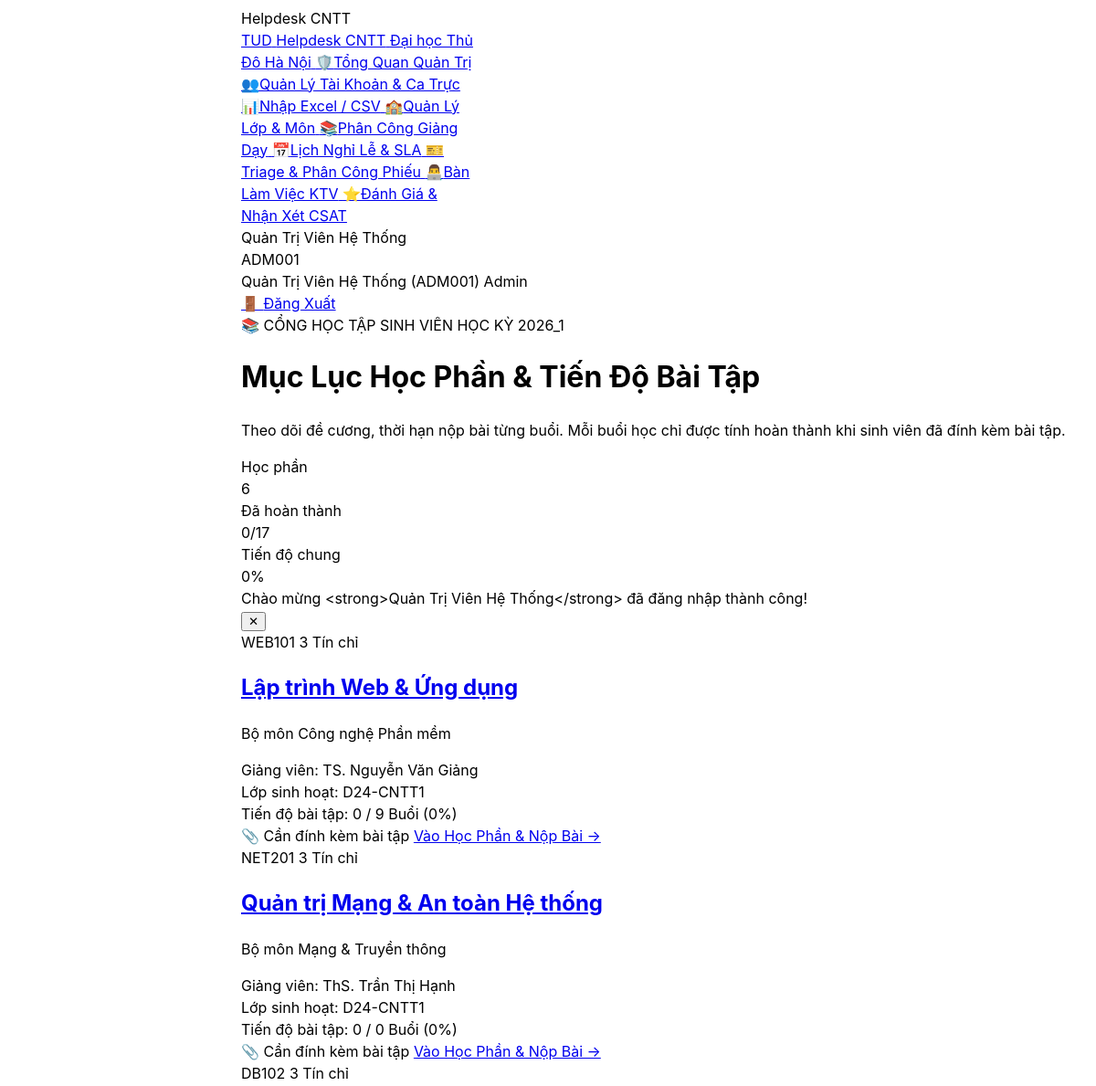
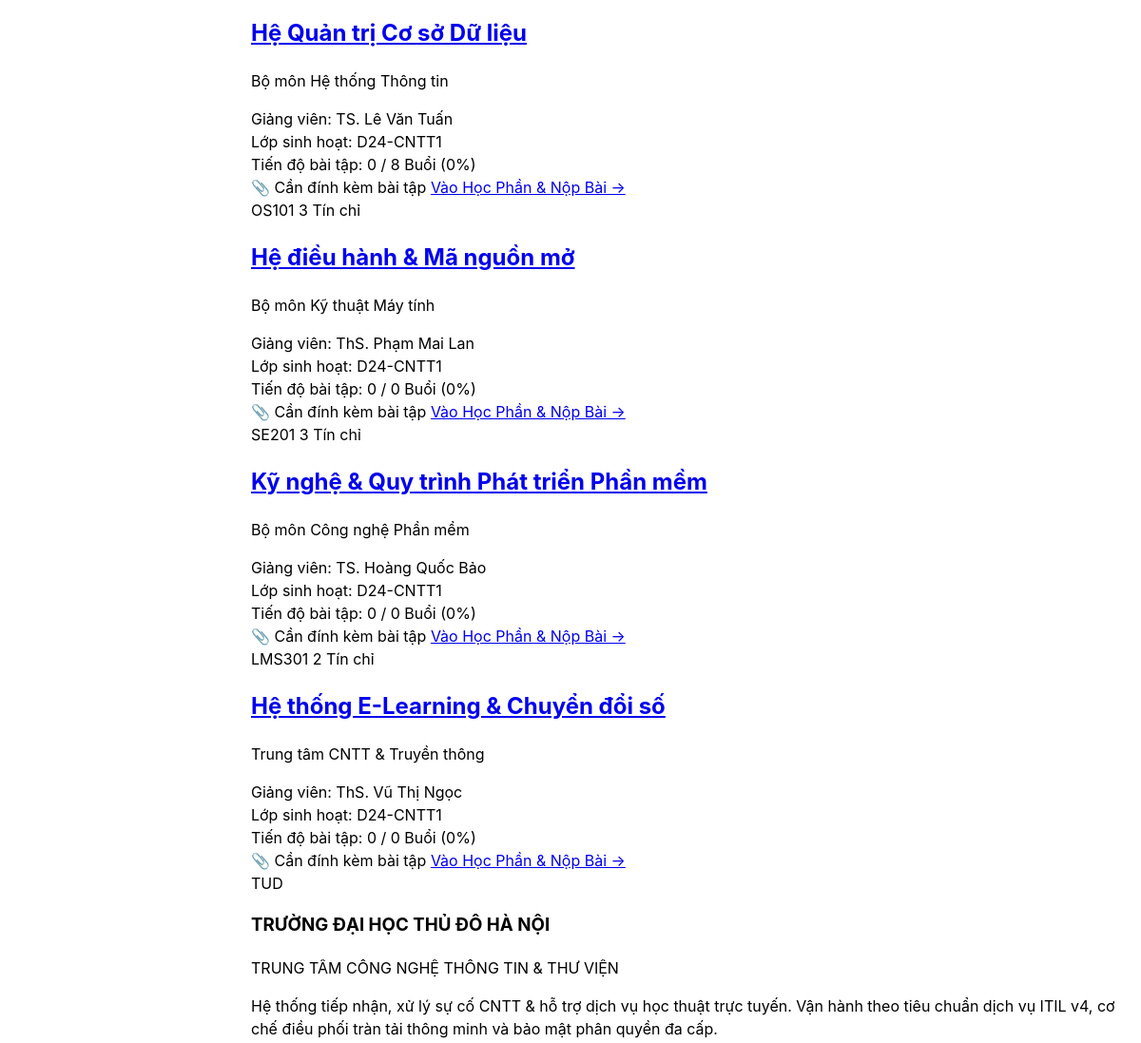
Before: /student/index.php (signed in, upper part) with the older database file (2 pictures, top to bottom).
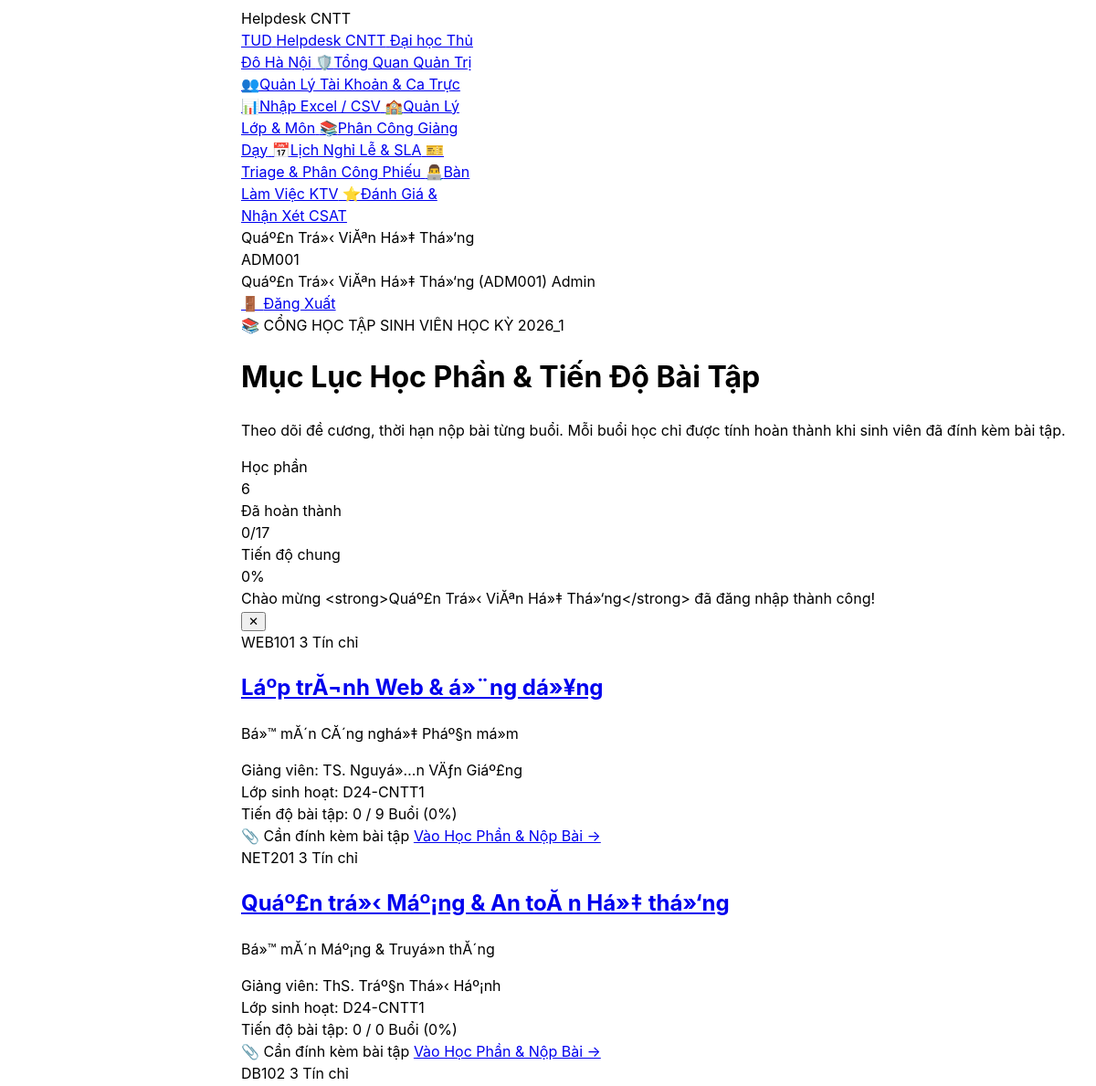
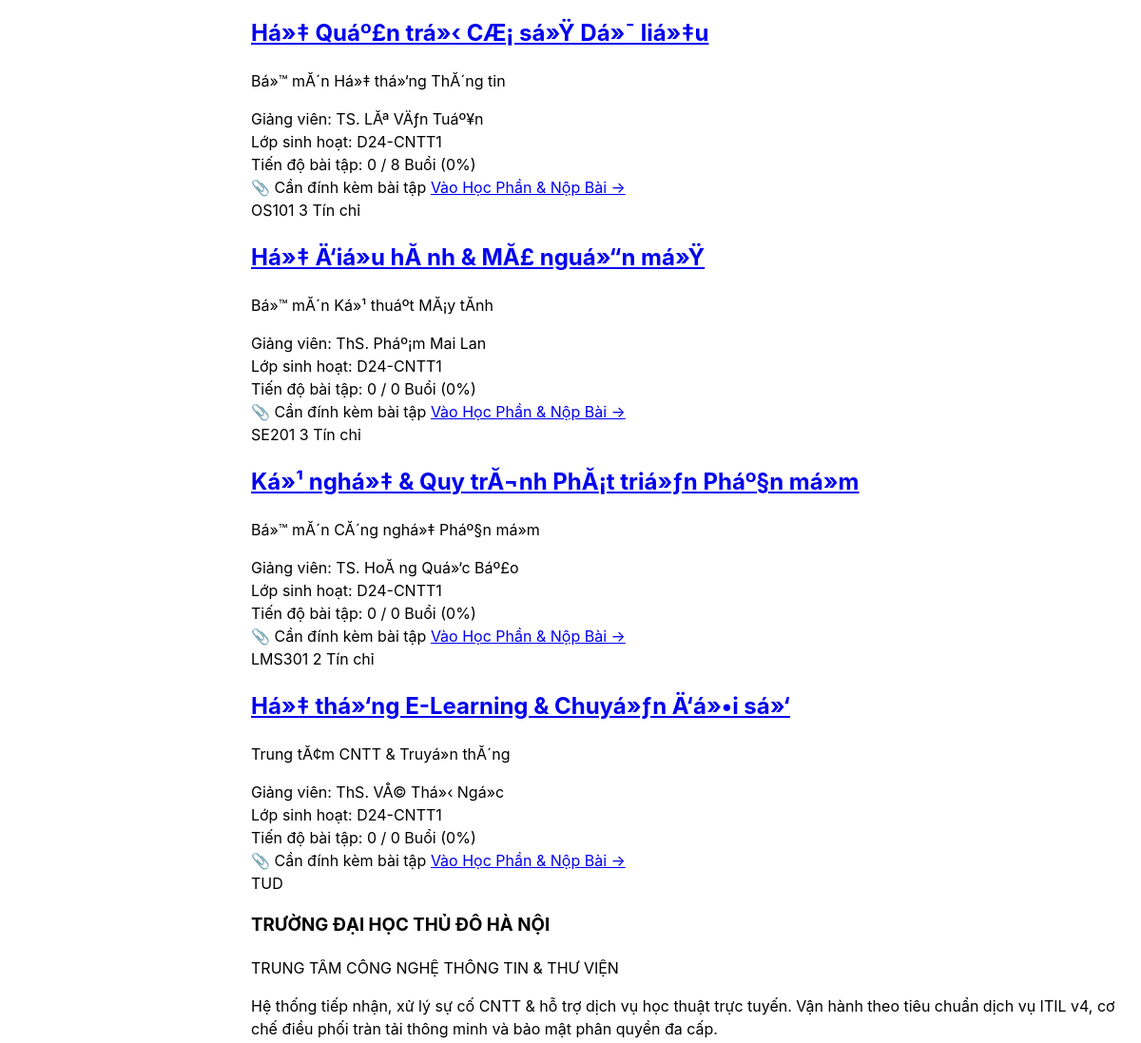
After: the same page with the newer database file (2 pictures, top to bottom).
### tables this page shows
CREATE TABLE `course_assignments` (
  `id` int(10) unsigned NOT NULL AUTO_INCREMENT,
  `class_id` int(10) unsigned NOT NULL,
  `course_id` int(10) unsigned NOT NULL,
  `lecturer_id` int(10) unsigned NOT NULL,
  `semester` varchar(20) NOT NULL DEFAULT '2026_1',
  `academic_year` varchar(20) NOT NULL DEFAULT '2026-2027',
  `created_at` datetime NOT NULL DEFAULT current_timestamp(),
  PRIMARY KEY (`id`),
  UNIQUE KEY `uq_course_class_semester` (`class_id`,`course_id`,`semester`),
  KEY `fk_course_assign_course` (`course_id`),
  KEY `fk_course_assign_lecturer` (`lecturer_id`),
  CONSTRAINT `fk_course_assign_class` FOREIGN KEY (`class_id`) REFERENCES `classes` (`id`) ON DELETE CASCADE,
  CONSTRAINT `fk_course_assign_course` FOREIGN KEY (`course_id`) REFERENCES `courses` (`id`) ON DELETE CASCADE,
  CONSTRAINT `fk_course_assign_lecturer` FOREIGN KEY (`lecturer_id`) REFERENCES `users` (`id`) ON DELETE CASCADE
);

CREATE TABLE `courses` (
  `id` int(10) unsigned NOT NULL AUTO_INCREMENT,
  `course_code` varchar(30) NOT NULL,
  `name` varchar(100) NOT NULL,
  `credits` tinyint(3) unsigned NOT NULL DEFAULT 3,
  `department` varchar(100) NOT NULL DEFAULT 'Bá»™ mĂ´n CĂ´ng nghá»‡ Pháº§n má»m',
  `created_at` datetime NOT NULL DEFAULT current_timestamp(),
  PRIMARY KEY (`id`),
  UNIQUE KEY `uq_courses_code` (`course_code`)
);

CREATE TABLE `classes` (
  `id` int(10) unsigned NOT NULL AUTO_INCREMENT,
  `class_code` varchar(30) NOT NULL,
  `name` varchar(100) NOT NULL,
  `cohort` varchar(20) NOT NULL DEFAULT 'D24',
  `faculty` varchar(100) NOT NULL DEFAULT 'Khoa CĂ´ng nghá»‡ ThĂ´ng tin',
  `academic_year` varchar(30) NOT NULL DEFAULT '2024-2028',
  `created_at` datetime NOT NULL DEFAULT current_timestamp(),
  PRIMARY KEY (`id`),
  UNIQUE KEY `uq_classes_code` (`class_code`)
);

### app/Controllers/Student/CourseController.php (called while the page is built, shortened)
<?php
require_once __DIR__ . '/../../Models/CourseLesson.php';
class CourseController
{
    private CourseLesson $model;
    public function __construct(?CourseLesson $model = null)
    {
        $this->model = $model ?: new CourseLesson();
    }
    private function requireStudent(): int
    {
        $role = $_SESSION['user']['role'] ?? '';
        return (int)$_SESSION['user']['id'];
    }
    public function index(): void
    {
        $studentId = $this->requireStudent();
        $courses = $this->model->getStudentCourses($studentId);
        require __DIR__ . '/../../../views/student/courses/index.php';
    }
}

### student/index.php (called while the page is built, shortened)
<?php
require_once __DIR__ . '/../app/Controllers/Student/CourseController.php';
$action = $_GET['action'] ?? ($_POST['action'] ?? 'courses');
match ($action) {
    'courses'                  => (new CourseController())->index(),
    'course_detail'            => (new CourseController())->detail(),
    'course_submit'            => (new CourseController())->submitAssignment(),
    'course_delete_submission' => (new CourseController())->deleteSubmission(),
    'api_lessons'              => (new CourseController())->apiLessons(),
    'ratings', 'index'         => (new RatingController())->index(),
    'rating_create', 'create'  => (new RatingController())->create(),
    'rating_edit', 'edit'      => (new RatingController())->edit(),
    'rating_delete', 'delete'  => (new RatingController())->delete(),
    'tickets'                  => header('Location: ../tickets/index.php') . exit,
    'ticket_create'            => header('Location: ../tickets/create.php') . exit,
    'ticket_show'              => header('Location: ../tickets/show.php?id=' . (int)($_GET['id'] ?? 1)) . exit,
    default                    => (new CourseController())->index(),
};

### config/database.php (called while the page is built, shortened)
<?php
if (!function_exists('db')) {
    function db(): PDO {
        static $pdo = null;
        if (class_exists('App\Core\Database')) {
            $pdo = \App\Core\Database::getConnection();
            return $pdo;
        }
        return $pdo;
    }
}
return [
    'driver'    => 'mysql',
    'host'      => '127.0.0.1',
    'port'      => 3306,
    'database'  => 'helpdesk_thudo',
    'username'  => 'root',
    'password'  => '12345678',
    'charset'   => 'utf8mb4',
    'collation' => 'utf8mb4_unicode_ci',
    'options'   => [
        PDO::ATTR_ERRMODE            => PDO::ERRMODE_EXCEPTION,
        PDO::ATTR_DEFAULT_FETCH_MODE => PDO::FETCH_ASSOC,
        PDO::ATTR_EMULATE_PREPARES   => true,
    ],
];

### app/Models/CourseLesson.php (called while the page is built, shortened)
<?php
require_once __DIR__ . '/../../config/database.php';
class CourseLesson
{
    private PDO $pdo;
    public function __construct(?PDO $pdo = null)
    {
        $this->pdo = $pdo ?: db();
    }
    public function getStudentCourses(int $studentId): array
    {
        $stmtUser = $this->pdo->prepare("SELECT class_id FROM users WHERE id = :sid");
        $stmtUser->execute([':sid' => $studentId]);
        $classId = (int)$stmtUser->fetchColumn();
        if ($classId <= 0) {
            $stmtCs = $this->pdo->prepare("SELECT class_id FROM class_students WHERE student_id = :sid ORDER BY id DESC LIMIT 1");
            $stmtCs->execute([':sid' => $studentId]);
            $classId = (int)$stmtCs->fetchColumn();
        }
        if ($classId <= 0) {
            $classId = 1;
        }
        $sql = "SELECT
                    ca.id AS assignment_id,
                    ca.class_id,
                    ca.semester,
                    ca.academic_year,
                    c.id AS course_id,
                    c.course_code,
                    c.name AS course_name,
                    c.credits,
                    c.department,
                    cl.name AS class_name,
                    cl.class_code,
                    COALESCE(u.name, 'Chưa chỉ định') AS lecturer_name,
                    u.email AS lecturer_email
                FROM course_assignments ca
                JOIN courses c ON c.id = ca.course_id
                JOIN classes cl ON cl.id = ca.class_id
                LEFT JOIN users u ON u.id = ca.lecturer_id
                WHERE ca.class_id = :class_id
                ORDER BY c.id ASC";
        $stmt = $this->pdo->prepare($sql);
        $stmt->execute([':class_id' => $classId]);
        $courses = $stmt->fetchAll(PDO::FETCH_ASSOC);
        $lessonStmt = $this->pdo->prepare("SELECT COUNT(*) FROM course_lessons WHERE course_id = :cid");
        $subStmt = $this->pdo->prepare(
            "SELECT COUNT(DISTINCT s.lesson_id)
             FROM student_assignment_submissions s
             JOIN course_lessons l ON l.id = s.lesson_id
             WHERE l.course_id = :cid AND s.student_id = :sid AND s.is_completed = 1 AND s.file_path != ''"
        );
        foreach ($courses as &$c) {
            $cid = (int)$c['course_id'];
            $lessonStmt->execute([':cid' => $cid]);
            $totalLessons = (int)$lessonStmt->fetchColumn();
            $subStmt->execute([':cid' => $cid, ':sid' => $studentId]);
            $completedLessons = (int)$subStmt->fetchColumn();
        }
        return $courses;
    }
}

### views/student/courses/index.php (the view, shortened to what the rows shown need)
<?php
require_once __DIR__ . '/../../../config/database.php';
?>
<!DOCTYPE html>
<html lang="vi">
<head>
    <script src="https://www.gstatic.com/antigravity/web/dev/tailwindcss.min.js"></script>
</head>
<body class="bg-slate-50 text-slate-800 font-sans antialiased min-h-screen flex flex-col justify-between">
<?php require_once __DIR__ . '/../../../includes/navbar.php'; ?>
<main class="flex-1 max-w-7xl mx-auto w-full px-4 sm:px-6 lg:px-8 py-6 space-y-6">
    <div class="bg-gradient-to-r from-slate-900 via-indigo-950 to-slate-900 text-white rounded-3xl p-6 shadow-md border border-indigo-900/50 flex flex-col md:flex-row md:items-center justify-between gap-4">
        <div>
            <h1 class="text-2xl font-black text-white">
                Mục Lục Học Phần & Tiến Độ Bài Tập
            </h1>
        </div>
    </div>
    <div class="grid grid-cols-1 md:grid-cols-2 lg:grid-cols-3 gap-5">
        <?php if (empty($courses)): ?>
            <div class="col-span-full bg-white rounded-3xl p-12 text-center border border-slate-200">
                <div class="text-4xl mb-3">📭</div>
                <h3 class="text-base font-bold text-slate-800">Chưa có học phần nào được phân công</h3>
                <p class="text-xs text-slate-500 mt-1">Lớp của bạn hiện chưa được phân công môn học trong học kỳ này.</p>
            </div>
        <?php else: ?>
            <?php foreach ($courses as $c): ?>
                <?php
                    $pct = (int)$c['progress_pct'];
                    $isAllDone = $pct === 100;
                ?>
                <div class="bg-white rounded-3xl border border-slate-200 shadow-sm hover:shadow-md transition flex flex-col justify-between overflow-hidden group">
                    <div class="p-5 space-y-3">
                        <div class="flex items-center justify-between gap-2">
                            <span class="px-2.5 py-1 bg-indigo-50 text-indigo-700 font-black text-xs rounded-xl border border-indigo-100">
                                <?= htmlspecialchars($c['course_code']) ?>
                            </span>
                            <span class="text-[11px] font-semibold text-slate-500">
                                <?= (int)$c['credits'] ?> Tín chỉ
                            </span>
                        </div>
                        <div>
                            <h2 class="text-base font-bold text-slate-900 group-hover:text-indigo-600 transition line-clamp-1">
                                <a href="index.php?action=course_detail&course_id=<?= (int)$c['course_id'] ?>">
                                    <?= htmlspecialchars($c['course_name']) ?>
                                </a>
                            </h2>
                            <p class="text-[11px] text-slate-400 mt-0.5 line-clamp-1">
                                <?= htmlspecialchars($c['department']) ?>
                            </p>
                        </div>
                        <div class="pt-2 border-t border-slate-100 space-y-1.5 text-xs text-slate-600">
                            <div class="flex items-center justify-between">
                                <span class="text-slate-400 text-[11px]">Giảng viên:</span>
                                <span class="font-semibold text-slate-800 truncate max-w-[170px]"><?= htmlspecialchars($c['lecturer_name']) ?></span>
                            </div>
                            <div class="flex items-center justify-between">
                                <span class="text-slate-400 text-[11px]">Lớp sinh hoạt:</span>
                                <span class="font-mono text-slate-700"><?= htmlspecialchars($c['class_code']) ?></span>
                            </div>
                        </div>
                        <div class="space-y-1 pt-1">
                            <div class="flex justify-between items-center text-xs">
                                <span class="text-[11px] font-bold text-slate-600">Tiến độ bài tập:</span>
                                <span class="font-extrabold <?= $isAllDone ? 'text-emerald-600' : 'text-indigo-600' ?>">
                                    <?= (int)$c['completed_lessons'] ?> / <?= (int)$c['total_lessons'] ?> Buổi (<?= $pct ?>%)
                                </span>
                            </div>
                        </div>
                    </div>
                    <div class="px-5 py-3.5 bg-slate-50 border-t border-slate-100 flex items-center justify-between">
                        <span class="text-[11.5px] font-medium <?= $isAllDone ? 'text-emerald-600' : 'text-slate-500' ?>">
                            <?= $isAllDone ? '🎉 Đã hoàn tất cả buổi' : '📎 Cần đính kèm bài tập' ?>
                        </span>
                        <a href="index.php?action=course_detail&course_id=<?= (int)$c['course_id'] ?>" class="inline-flex items-center gap-1 text-xs font-bold text-indigo-600 hover:text-indigo-800 group-hover:translate-x-0.5 transition">
                            Vào Học Phần & Nộp Bài →
                        </a>
                    </div>
                </div>
            <?php endforeach; ?>
        <?php endif; ?>
    </div>
</main>
</body>
</html>

Changed rows visible on the page:
changed through a linked row, course_assignments "WEB101": course.name "Lập trình Web & Ứng dụng" → "Láº­p trĂ¬nh Web & á»¨ng dá»¥ng"; course.department "Bộ môn Công nghệ Phần mềm" → "Bá»™ mĂ´n CĂ´ng nghá»‡ Pháº§n má»m"; lecturer_name "TS. Nguyễn Văn Giảng" → "TS. Nguyá»…n VÄƒn Giáº£ng"
changed through a linked row, course_assignments "NET201": course.name "Quản trị Mạng & An toàn Hệ thống" → "Quáº£n trá»‹ Máº¡ng & An toĂ n Há»‡ thá»‘ng"; course.department "Bộ môn Mạng & Truyền thông" → "Bá»™ mĂ´n Máº¡ng & Truyá»n thĂ´ng"; lecturer_name "ThS. Trần Thị Hạnh" → "ThS. Tráº§n Thá»‹ Háº¡nh"
changed through a linked row, course_assignments "DB102": course.name "Hệ Quản trị Cơ sở Dữ liệu" → "Há»‡ Quáº£n trá»‹ CÆ¡ sá»Ÿ Dá»¯ liá»‡u"; course.department "Bộ môn Hệ thống Thông tin" → "Bá»™ mĂ´n Há»‡ thá»‘ng ThĂ´ng tin"; lecturer_name "TS. Lê Văn Tuấn" → "TS. LĂª VÄƒn Tuáº¥n"
changed through a linked row, course_assignments "OS101": course.name "Hệ điều hành & Mã nguồn mở" → "Há»‡ Ä‘iá»u hĂ nh & MĂ£ nguá»“n má»Ÿ"; course.department "Bộ môn Kỹ thuật Máy tính" → "Bá»™ mĂ´n Ká»¹ thuáº­t MĂ¡y tĂ­nh"; lecturer_name "ThS. Phạm Mai Lan" → "ThS. Pháº¡m Mai Lan"
changed through a linked row, course_assignments "SE201": course.name "Kỹ nghệ & Quy trình Phát triển Phần mềm" → "Ká»¹ nghá»‡ & Quy trĂ¬nh PhĂ¡t triá»ƒn Pháº§n má»m"; course.department "Bộ môn Công nghệ Phần mềm" → "Bá»™ mĂ´n CĂ´ng nghá»‡ Pháº§n má»m"; lecturer_name "TS. Hoàng Quốc Bảo" → "TS. HoĂ ng Quá»‘c Báº£o"
changed through a linked row, course_assignments "LMS301": course.name "Hệ thống E-Learning & Chuyển đổi số" → "Há»‡ thá»‘ng E-Learning & Chuyá»ƒn Ä‘á»•i sá»‘"; course.department "Trung tâm CNTT & Truyền thông" → "Trung tĂ¢m CNTT & Truyá»n thĂ´ng"; lecturer_name "ThS. Vũ Thị Ngọc" → "ThS. VÅ© Thá»‹ Ngá»c"
Other visible differences:
$currentUser['name']: "Quản Trị Viên Hệ Thống" → "Quáº£n Trá»‹ ViĂªn Há»‡ Thá»‘ng"
$flash['message']: "Chào mừng <strong>Quản Trị Viên Hệ Thống</strong> đã đăng nhập thành công!" → "Chào mừng <strong>Quáº£n Trá»‹ ViĂªn Há»‡ Thá»‘ng</strong> đã đăng nhập thành công!"
